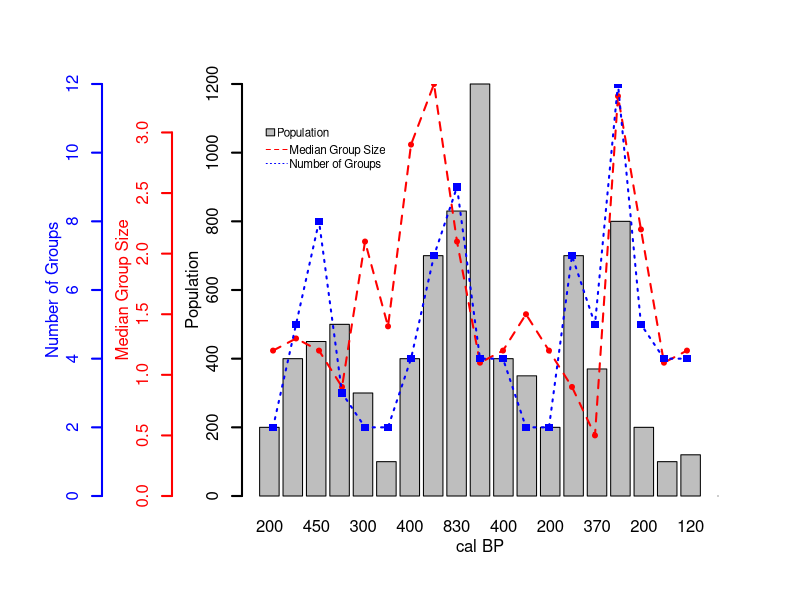

Write the R code that produced this figure.
# win.metafile("mygraph.emf", 12, 8, res=120)
#tiff(filename = "Rplot%03d.tif", width = 1450, height = 780, res=140)
time<-seq(7000,3400,-200)
pop<-c(200,400,450,500,300,100,400,700,830,1200,400,350,200,700,370,800,200,100,120)
grp<-c(2,5,8,3,2,2,4,7,9,4,4,2,2,7,5,12,5,4,4)
med<-c(1.2,1.3,1.2,0.9,2.1,1.4,2.9,3.4,2.1,1.1,1.2,1.5,1.2,0.9,0.5,3.3,2.2,1.1,1.2)
# x11()
par(mar=c(5, 12, 4, 4) + 0.1 , oma = c(0.1, 0, 0.1, 0))

graf = barplot(pop, axes=F, ylim=c(0,max(pop)), xlab="", ylab="",col="grey",
               main="",names.arg = pop)
legend(x = 0 , y = 1100, legend = "Population", fill = "grey",box.lty=0,
       bty = "n", cex=0.7, x.intersp=0.2)
legend(x = 0 , y = 1050,legend=c("Median Group Size","Number of Groups"),
       lty=c(2,3), cex=0.7, box.lty=0, bty = "n", col=c("red","blue"),x.intersp=0.2)
axis(2, ylim=c(0,max(pop)),col="black",lwd=2)
mtext(2,text="Population",line=2)

par(new=T)
plot(graf, med, axes=F, ylim=c(0,max(med)), xlab="", ylab="", 
     type="l",lty=2, main="",lwd=2 , xlim=c(0,23), col="red", yaxs="i")
axis(2, ylim=c(0,max(med)),lwd=2,line=3.5, col="red",  col.axis = 'red')
points(graf, med,pch=20, col="red")
mtext(2,text="Median Group Size",line=5.5, col="red")#, col.ticks="red")


par(new=T)
plot(graf, grp, axes=F, ylim=c(0,max(grp)), xlab="", ylab="", 
     type="l",lty=3, main="",lwd=2 , xlim=c(0,23), col="blue",yaxs="i")
axis(2, ylim=c(0,max(grp)),lwd=2,line=7, col="blue",col.axis = 'blue')
points(graf, grp,pch=15, col="blue")
mtext(2,text="Number of Groups",line=9, col="blue")

axis(1,pretty(range(time),10))
mtext("cal BP",side=1,col="black",line=2)


# dev.off()
